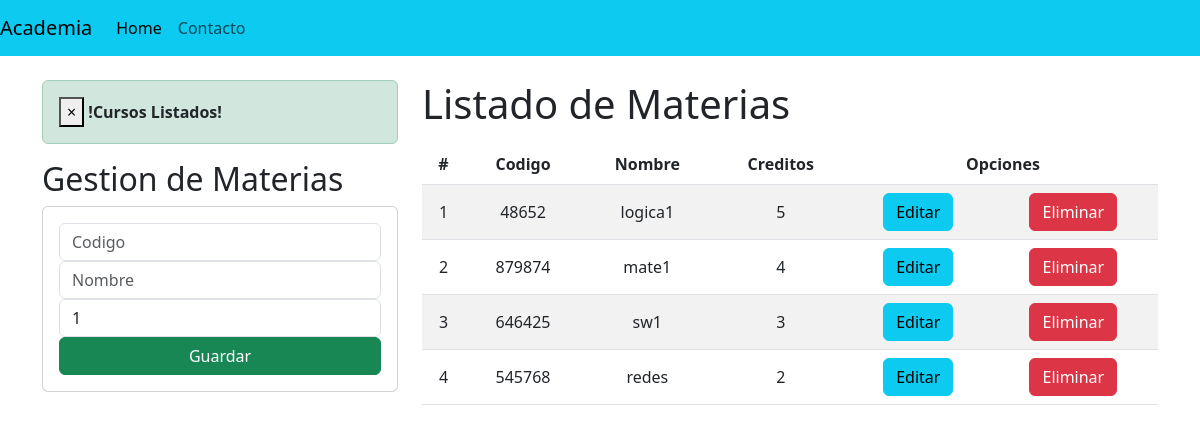
The page / on the database its author committed.
### Aplicaciones/Asignatura/models.py (models this page shows, shortened)
class Materia(models.Model):
    codigo = models.CharField(primary_key=True, max_length=6)
    nombre = models.CharField(max_length=50)
    creditos = models.PositiveSmallIntegerField()

### Aplicaciones/Asignatura/views.py (the view)
# urls.py: 2. Add a URL to urlpatterns:  path('', views.home, name='home')
def home(request):
    materias = Materia.objects.all()
    messages.success(request, '!Cursos Listados!')
    return render(request, "gestionCursos.html", {"materias": materias})

### Aplicaciones/Asignatura/templates/gestionCursos.html (shortened to what this page needs)
{% extends "./base.html" %}
{% block body %}
<div class="row">
    <div class="col-sm-12 col-md-6 col-lg-4 col-xl-4">
        {% if messages %}
        {% for message in messages %}
        <div class="alert alert-dismissible alert-success">
            <button type="button" class="clase" data-dismiss="alert">&times;</button>
            <strong class="text-dark">{{ message }}</strong>
        </div>
        {% endfor %}
        {% endif %}
        <h2>Gestion de Materias</h2>
        <div class="card">
            <div class="card-body">
                <form action="registrarMateria/" method="post">{% csrf_token %}
                    <div class="form-group">
                        <input type="text" id="txtCodigo" name="txtCodigo" class="form-control" placeholder="Codigo" minlength="6" maxlength="6" required>
                    </div>
                    <div class="form-group">
                        <input type="text" id="txtNombre" name="txtNombre" class="form-control" placeholder="Nombre" maxlength="50" required>
                    </div>
                    <div class="form-group">
                        <input type="text" id="numCreditos" name="numCreditos" class="form-control" min="1" max="9" value="1" required>
                    </div>
                    <div class="form-group">
                        <button type="submit" class="btn btn-success w-100 text-white">Guardar</button>
                    </div>
                </form>
            </div>
        </div>
    </div>
        <div class="col-sm-12 col-md-6 col-lg-8 col-xl-8">
            <h1>Listado de Materias</h1>
            <div class="table-responsive py-2">
                <table class="table table-striped">
                    <thead>
                        <tr>
                            <th>#</th>
                            <th>Codigo</th>
                            <th>Nombre</th>
                            <th>Creditos</th>
                            <th colspan="2">Opciones</th>
                        </tr>
                    </thead>
                    <tbody>
                        {% for c in materias %}
                        <tr>
                            <td>{{forloop.counter}}</td>
                            <td>{{c.codigo}}</td>
                            <td>{{c.nombre}}</td>
                            <td>{{c.creditos}}</td>
                            <td><a href="edicionMateria/{{c.codigo}}" class="btn btn-info">Editar</a></td>
                            <td><a href="eliminarMateria/{{c.codigo}}" class="btn btn-danger btnEliminacion">Eliminar</a></td>
                        </tr>
                        {% endfor %}
                    </tbody>
                </table>
            </div>
        </div>
    </div>
{% endblock %}

### Aplicaciones/Asignatura/templates/base.html (shortened to what this page needs)
<!DOCTYPE html>
<html lang="en">
<head>
    {% load static %}
    <link href="https://cdn.jsdelivr.net/npm/bootstrap@5.3.0/dist/css/bootstrap.min.css" rel="stylesheet">
    <link rel="stylesheet" href="{% static 'css/gestionCursos.css' %}">
</head>
<body>
    <nav class="navbar navbar-expand-lg bg-info">
        <a class="navbar-brand" href="#">Academia</a>
        <div class="collapse navbar-collapse" id="navbarSupportedContent">
            <ul class="navbar-nav me-auto mb-2 mb-lg-0">
                <li class="nav-item">
                    <a class="nav-link active" aria-current="page" href="#">Home</a>
                </li>
                <li class="nav-item">
                    <a class="nav-link" href="#">Contacto</a>
                </li>
            </ul>
        </div>
    </nav>
    <div class="container py-4">
        {% block body %}
        {% endblock %}
    </div>
</body>
</html>

### Aplicaciones/Asignatura/static/css/gestionCursos.css (style rules this page uses)
th, td { text-align: center; vertical-align: middle; }

### rows shown on the page
Materia: codigo "48652", nombre "logica1", creditos "5"
Materia: codigo "879874", nombre "mate1", creditos "4"
Materia: codigo "646425", nombre "sw1", creditos "3"
Materia: codigo "545768", nombre "redes", creditos "2"

### other values the page prints
{{ message }} "!Cursos Listados!"
